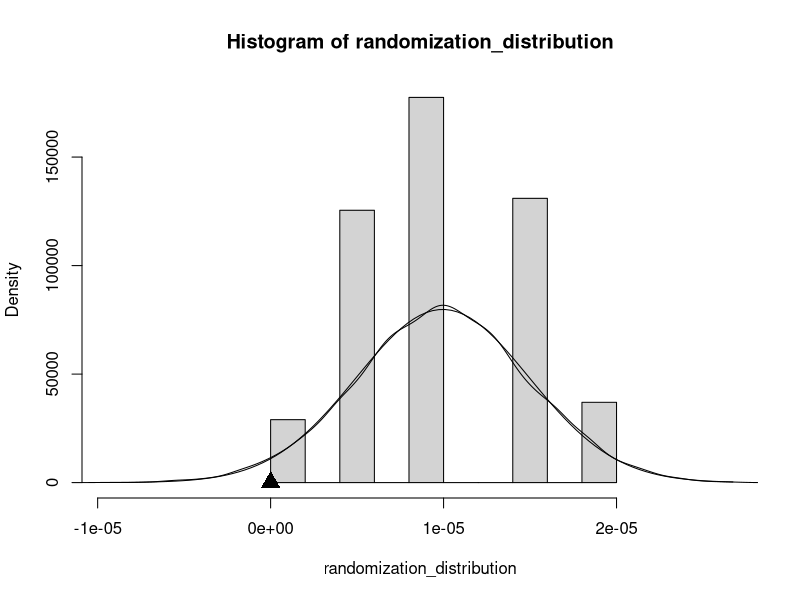

This chart was generated by the following R code:
## ---- chunk 1
n0 <- 201229
n1 <- 200745
n <- n0 + n1
obs_test_stat <- 0/n1

expected_test_stat_h0 <- 4/n
these_test_stat_h0 <- 5e-6

## The p-value
pnorm( (obs_test_stat-expected_test_stat_h0)/these_test_stat_h0 )
## ---- chunk 2

dat <- data.frame(Z=c(rep(0,n0),rep(1,n1)),Y=c(rep(1,4),rep(0, (n1+n0)-4 )))
with(dat,table(Z,Y))

test_stat <- function(z,y){
    sum(z*y)/sum(z)
}

## Calculate the observed summary of the treatment and outcome relationship
obs_test_stat2 <- with(dat,test_stat(z=Z,y=Y))
## Test the code: the two observed numbers should be the same
stopifnot(all.equal(obs_test_stat2,obs_test_stat))

## ---- chunk 3

## This function shuffles treatment assignment
new_assignment <- function(z){
    sample(z)
}

## Does new_assignment() do the right thing?

set.seed(12345)
nsims <- 1000
randomization_distribution <- replicate(nsims,test_stat(z=new_assignment(dat$Z),y=dat$Y))


summary(randomization_distribution)
table(randomization_distribution)
table(randomization_distribution)/nsims

expected_test_stat_h0_2 <- mean(randomization_distribution)

expected_test_stat_h0_2 - expected_test_stat_h0

p_value_2 <- mean(randomization_distribution <= obs_test_stat2)

p_value_2

## ---- chunk 4
the_rand_dist_tab <- table(randomization_distribution)/nsims
the_dist_vals <- as.numeric(names(the_rand_dist_tab))

set.seed(12345)
the_asymp_rand_dist <- rnorm(10000,mean=expected_test_stat_h0,sd=these_test_stat_h0)
dens_the_asymp_rand_dist <- density(the_asymp_rand_dist)

hist(randomization_distribution,probability = TRUE,xlim=range(the_asymp_rand_dist))
points(x=obs_test_stat2,y=-.01,pch=17,cex=2)
curve(dnorm(x,mean=expected_test_stat_h0,sd=these_test_stat_h0),from=min(the_asymp_rand_dist),to=max(the_asymp_rand_dist),add=TRUE)
lines(dens_the_asymp_rand_dist$x,dens_the_asymp_rand_dist$y)

## ---- chunk 5


y_c <- c(10, 15, 20, 20, 10, 15, 15)
y_t <- c(15, 15, 30, 15, 20, 15, 30)

true_ate <- mean(y_t - y_c)

z1 <- c(1,1,0,0,0,0,0)

## Notice these two are the same
Y_obs_1 <- z1*y_t + (1-z1)*y_c
Y_obs_1a <- ifelse(z1==1,y_t,y_c)

est1 <- mean(Y_obs_1[z1==1]) - mean(Y_obs_1[z1==0])

true_ate
est1



